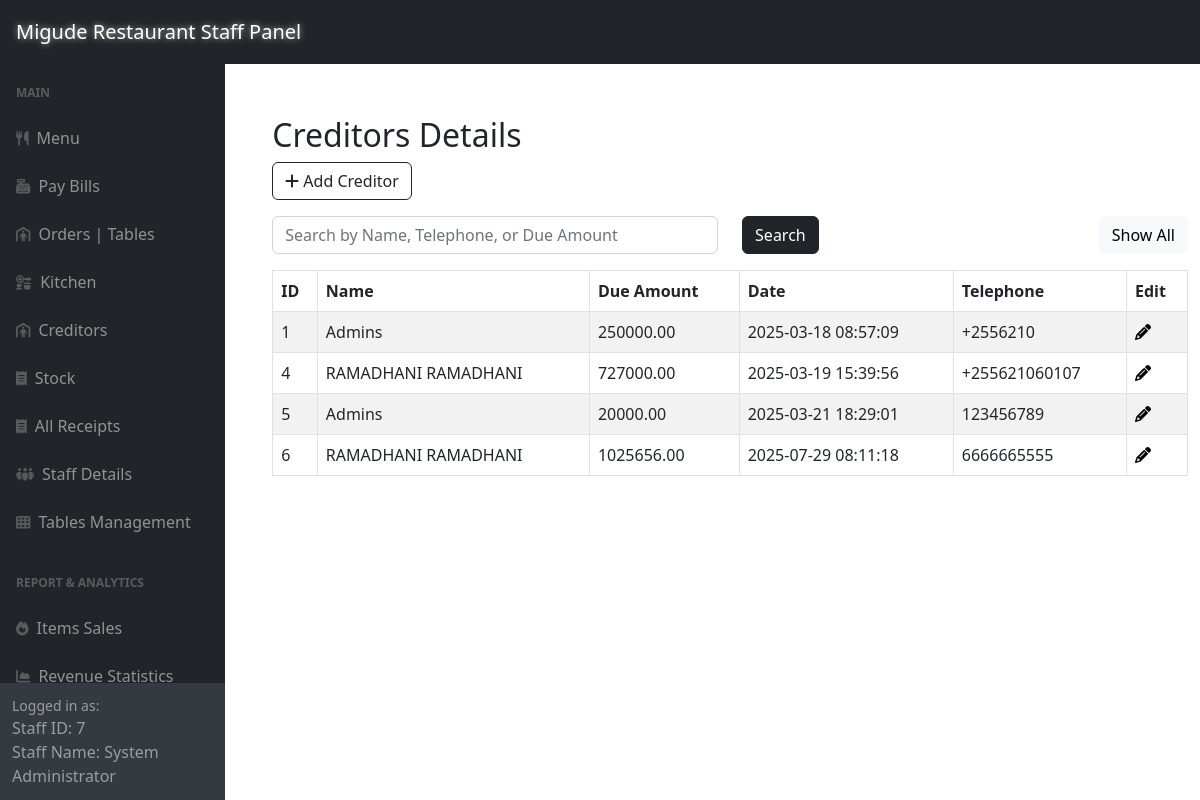
/adminSide/panel/creditors-panel.php (signed in), run on the app's committed database.
### tables this page shows
CREATE TABLE `creditors` (
  `ID` int(11) NOT NULL,
  `Name` varchar(100) NOT NULL,
  `Due_Amount` decimal(10,2) NOT NULL,
  `Date` datetime NOT NULL DEFAULT current_timestamp(),
  `Telephone` varchar(15) DEFAULT NULL
);

### adminSide/panel/creditors-panel.php (the view, shortened to what this page needs)
<?php include '../inc/dashHeader.php'; ?>
<div class="wrapper">
    <div class="container-fluid pt-5 pl-600">
        <div class="row">
            <div class="m-50">
                <div class="mt-5 mb-3">
                    <h2 class="pull-left">Creditors Details</h2>
                    <a href="../creditorCrud/createCreditor.php" class="btn btn-outline-dark"><i class="fa fa-plus"></i> Add Creditor</a>
                </div>
                <div class="mb-3">
                    <form method="POST" action="#">
                        <div class="row">
                            <div class="col-md-6">
                                <input type="text" name="search" id="search" class="form-control" placeholder="Search by Name, Telephone, or Due Amount">
                            </div>
                            <div class="col-md-3">
                                <button type="submit" class="btn btn-dark">Search</button>
                            </div>
                            <div class="col" style="text-align: right;" >
                                <a href="creditor-panel.php" class="btn btn-light">Show All</a>
                            </div>
                        </div>
                    </form>
                </div>
                <?php
                require_once "../config.php";
                if (isset($_POST['search'])) {
                    if (!empty($_POST['search'])) {
                        $search = $_POST['search'];
                        $sql = "SELECT * FROM creditors WHERE Name LIKE '%$search%' OR Telephone LIKE '%$search%' OR Due_Amount LIKE '%$search%' ORDER BY ID;";
                    } else {
                        $sql = "SELECT * FROM creditors ORDER BY ID;";
                    }
                } else {
                    $sql = "SELECT * FROM creditors ORDER BY ID;";
                }
                if ($result = mysqli_query($link, $sql)) {
                    if (mysqli_num_rows($result) > 0) {
                        echo '<div class="table-responsive">';
                        echo '<table class="table table-bordered table-striped mb-0">';
                        echo "<thead>";
                        echo "<tr>";
                        echo "<th>ID</th>";
                        echo "<th>Name</th>";
                        echo "<th>Due Amount</th>";
                        echo "<th>Date</th>";
                        echo "<th>Telephone</th>";
                        echo "<th>Edit</th>";
                        echo "</tr>";
                        echo "</thead>";
                        echo "<tbody>";
                        while ($row = mysqli_fetch_array($result)) {
                            echo "<tr>";
                            echo "<td>" . $row['ID'] . "</td>";
                            echo "<td>" . $row['Name'] . "</td>";
                            echo "<td>" . $row['Due_Amount'] . "</td>";
                            echo "<td>" . $row['Date'] . "</td>";
                            echo "<td>" . $row['Telephone'] . "</td>";
                            echo "<td>";
                            echo '<a href="../creditorCrud/updateCreditorVerify.php?id='. $row['ID'] .'" title="Modify Record" data-toggle="tooltip"'
                                    . 'onclick="return confirm(\'Admin permission Required!\n\nAre you sure you want to Edit this Creditor?\')">'
                             . '<i class="fa fa-pencil" aria-hidden="true"></i></a>';
                            echo "</td>";
                            echo "</tr>";
                        }
                        echo "</tbody>";
                        echo "</table>";
                        echo '</div>';
                    } else {
                        echo '<div class="alert alert-danger"><em>No records were found.</em></div>';
                    }
                } else {
                    echo "Oops! Something went wrong. Please try again later.";
                }
                ?>
            </div>
        </div>
    </div>
</div>
<?php include '../inc/dashFooter.php'; ?>

### adminSide/inc/dashHeader.php (style rules this page uses)
html, body { overflow-x: hidden; width: 100%; }
.container, .container-fluid { max-width: 100%; }

### adminSide/panel/creditors-panel.php (style rules this page uses)
.wrapper { width: 100%; max-width: 1300px; padding-left: 200px; padding-top: 20px }
.table-responsive { width: 100%; overflow-x: auto; -webkit-overflow-scrolling: touch; }

### data on the page
creditors: ID "1", Name "Admins", Due_Amount "250000.00", Date "2025-03-18 08:57:09", Telephone "+2556210"
creditors: ID "4", Name "RAMADHANI RAMADHANI", Due_Amount "727000.00", Date "2025-03-19 15:39:56", Telephone "+255621060107"
creditors: ID "5", Name "Admins", Due_Amount "20000.00", Date "2025-03-21 18:29:01", Telephone "123456789"
creditors: ID "6", Name "RAMADHANI RAMADHANI", Due_Amount "1025656.00", Date "2025-07-29 08:11:18", Telephone "6666665555"

### other printed values
$_SESSION['logged_account_id'] "7"
$_SESSION['logged_staff_name'] "System Administrator"
